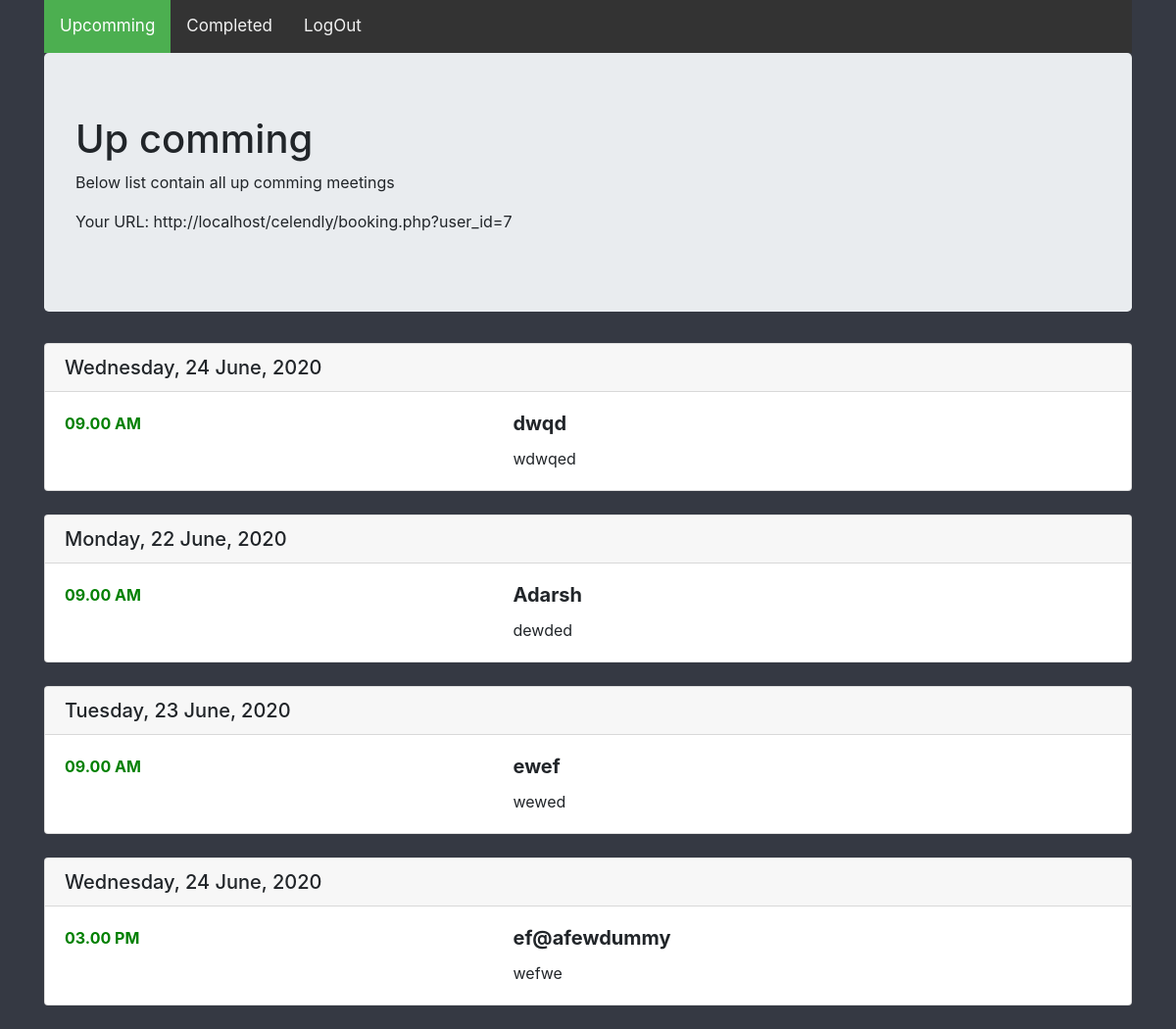
The app's page /welcome.php (signed in) with its own data.
### tables this page shows
CREATE TABLE `meetings` (
  `meeting_id` int(11) NOT NULL,
  `user_id` int(11) NOT NULL,
  `meeting_date` date NOT NULL,
  `meeting_time` time NOT NULL,
  `client_name` varchar(255) NOT NULL,
  `client_email` varchar(255) NOT NULL,
  `description` varchar(255) NOT NULL
);

### welcome.php (the view, shortened to what this page needs)
<?php
$user_id = 0;
if (isset($_SESSION['user_id'])) {
  $user_id = $_SESSION['user_id'];
}else {
  header("Location: index.php");
}
?>
<!DOCTYPE html>
<html lang="en" dir="ltr">
  <head>
    <link href="//maxcdn.bootstrapcdn.com/bootstrap/4.0.0/css/bootstrap.min.css" rel="stylesheet" id="bootstrap-css">
   <link rel="stylesheet" href="./css/welcomeStyle.css">
  </head>
  <body >
    <div class="container">
      <div class="topnav">
        <a class="active" href="./welcome.php">Upcomming</a>
        <a href="./completed.php">Completed</a>
        <a href="./logout.php">LogOut</a>
      </div>
      <div class="jumbotron">
        <h1>Up comming</h1>
        <p>Below list contain all up comming meetings</p>
        <p>Your URL: http://localhost/celendly/booking.php?user_id=<?php echo $user_id; ?></p>
      </div>
      <?php
      include("config.php");
      $sql = "SELECT DATEDIFF(`meeting_date`, now()) AS 'DateDiff', TIMESTAMPDIFF(MINUTE,now() , `meeting_time`) AS 'timeDiff', `meeting_id`, `user_id`, `meeting_date`, `meeting_time`, `client_name`, `client_email`, `description` FROM `meetings` WHERE user_id = {$user_id} and(DATEDIFF(`meeting_date`, now()) > 0 OR (DATEDIFF(`meeting_date`, now()) = 0 and TIMESTAMPDIFF(MINUTE,now() , `meeting_time`) > 0))";
      $result = mysqli_query($db,$sql);
      while($row = $result->fetch_assoc()) {
       ?>
      <div class="card">
        <h5 class="card-header"> <?php
        $selectedDate = $row['meeting_date'];
        $nameOfDay = date('l', strtotime($selectedDate));
        $formatedDate = date('d F, Y', strtotime($selectedDate));
         echo $nameOfDay.", ".$formatedDate; ?> </h5>
        <div class="card-body">
        <div class="row">
          <div class="col-5">
            <p class="card-text" style="color: green;"><strong> <?php
            $selTime = $row['meeting_time'];
            $displayTime = date('h.i A', strtotime($selTime));
            echo $displayTime; ?> </strong> </p>
          </div>
          <div class="col-auto">
            <h5 class="card-title"><strong> <?php
          echo $row['client_name']; ?> </strong></h5>
              <p class="card-text"> <?php echo $row['description']; ?> </p>
          </div>
        </div>
        </div>
      </div>
      <br>
    <?php } ?>
    </div>
  </body>
</html>

### css/welcomeStyle.css (style rules this page uses)
body { background-color: #353943; }
.topnav { position: relative; background-color: #333; overflow: hidden; text-align:center; }
.topnav a { float: left; color: #f2f2f2; text-align: center; padding: 14px 16px; text-decoration: none; font-size: 17px; }
.topnav a.active { background-color: #4CAF50; color: white; }

### records on screen
meetings: meeting_date "Wednesday", meeting_date "24 June, 2020", meeting_time "09.00 AM", client_name "dwqd", description "wdwqed"
meetings: meeting_date "Monday", meeting_date "22 June, 2020", meeting_time "09.00 AM", client_name "Adarsh", description "dewded"
meetings: meeting_date "Tuesday", meeting_date "23 June, 2020", meeting_time "09.00 AM", client_name "ewef", description "wewed"
meetings: meeting_date "Wednesday", meeting_date "24 June, 2020", meeting_time "03.00 PM", client_name "ef@afewdummy", description "wefwe"

### other values on screen
$user_id "7"
